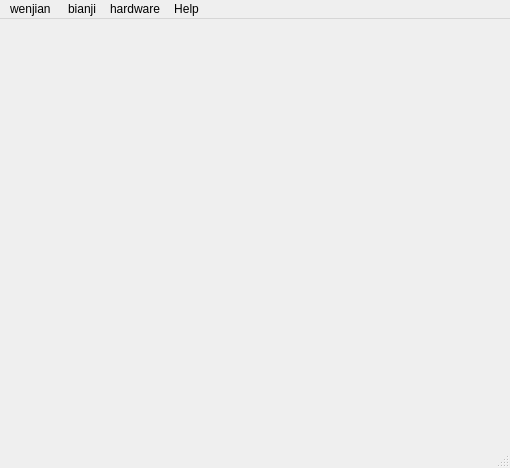
<?xml version="1.0" encoding="UTF-8"?>
<ui version="4.0">
 <class>MainWindow</class>
 <widget class="QMainWindow" name="MainWindow">
  <property name="geometry">
   <rect>
    <x>0</x>
    <y>0</y>
    <width>510</width>
    <height>468</height>
   </rect>
  </property>
  <property name="windowTitle">
   <string>MainWindow</string>
  </property>
  <widget class="QWidget" name="centralWidget"/>
  <widget class="QMenuBar" name="menuBar">
   <property name="geometry">
    <rect>
     <x>0</x>
     <y>0</y>
     <width>510</width>
     <height>22</height>
    </rect>
   </property>
   <widget class="QMenu" name="File">
    <property name="title">
     <string>wenjian </string>
    </property>
    <addaction name="Open"/>
    <addaction name="Exit"/>
   </widget>
   <widget class="QMenu" name="Play">
    <property name="title">
     <string>bianji</string>
    </property>
    <addaction name="actionPlay"/>
    <addaction name="actionPause"/>
    <addaction name="actionStop"/>
   </widget>
   <widget class="QMenu" name="menuHardware">
    <property name="title">
     <string>hardware</string>
    </property>
    <addaction name="actionAudio_info"/>
   </widget>
   <widget class="QMenu" name="menuHelp">
    <property name="title">
     <string>Help</string>
    </property>
    <addaction name="actionEditor"/>
   </widget>
   <addaction name="File"/>
   <addaction name="Play"/>
   <addaction name="menuHardware"/>
   <addaction name="menuHelp"/>
  </widget>
  <widget class="QStatusBar" name="statusBar"/>
  <action name="Open">
   <property name="text">
    <string>dakai</string>
   </property>
  </action>
  <action name="Exit">
   <property name="text">
    <string>bofang</string>
   </property>
  </action>
  <action name="actionPlay">
   <property name="text">
    <string>play</string>
   </property>
  </action>
  <action name="actionPause">
   <property name="text">
    <string>pause</string>
   </property>
  </action>
  <action name="actionStop">
   <property name="text">
    <string>stop</string>
   </property>
  </action>
  <action name="actionAudio_info">
   <property name="text">
    <string>audio info</string>
   </property>
  </action>
  <action name="actionEditor">
   <property name="text">
    <string>editor</string>
   </property>
  </action>
 </widget>
 <layoutdefault spacing="6" margin="11"/>
 <resources/>
 <connections/>
</ui>
